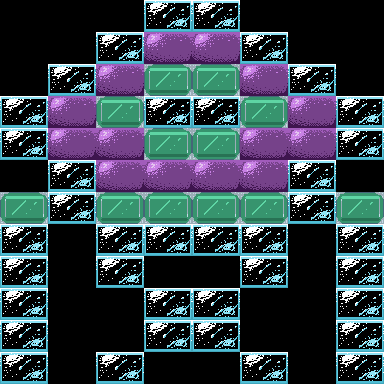

Rendered tile map (Tiled .tmx) drawn with the repository's tilesets; below, a short description and the full map source, tile grids included:
An orthogonal 8x12 tile map with 48x32 px tiles, 1 tile layer (Camada de Tiles 1), 3 tilesets.

<map version="1.0" orientation="orthogonal" renderorder="right-down" width="8" height="12" tilewidth="48" tileheight="32" nextobjectid="1">
 <tileset firstgid="1" name="minitijolos6" tilewidth="48" tileheight="32" tilecount="1" columns="1">
  <image source="../images/minitijolos6.png" width="48" height="32" />
 </tileset>
 <tileset firstgid="2" name="minitijolos1" tilewidth="48" tileheight="32" tilecount="1" columns="1">
  <image source="../images/minitijolos1.png" width="48" height="32" />
 </tileset>
 <tileset firstgid="3" name="minitijolos15" tilewidth="48" tileheight="32" tilecount="1" columns="1">
  <image source="../images/minitijolos15.png" width="48" height="32" />
 </tileset>
 <layer name="Camada de Tiles 1" width="8" height="12">
  <data encoding="csv">
0,0,0,1,1,0,0,0,
0,0,1,3,3,1,0,0,
0,1,3,2,2,3,1,0,
1,3,2,1,1,2,3,1,
1,3,3,2,2,3,3,1,
0,1,3,3,3,3,1,0,
2,1,2,2,2,2,1,2,
1,0,1,1,1,1,0,1,
1,0,1,0,0,1,0,1,
1,0,0,1,1,0,0,1,
1,0,0,1,1,0,0,1,
1,0,1,0,0,1,0,1
</data>
 </layer>
</map>